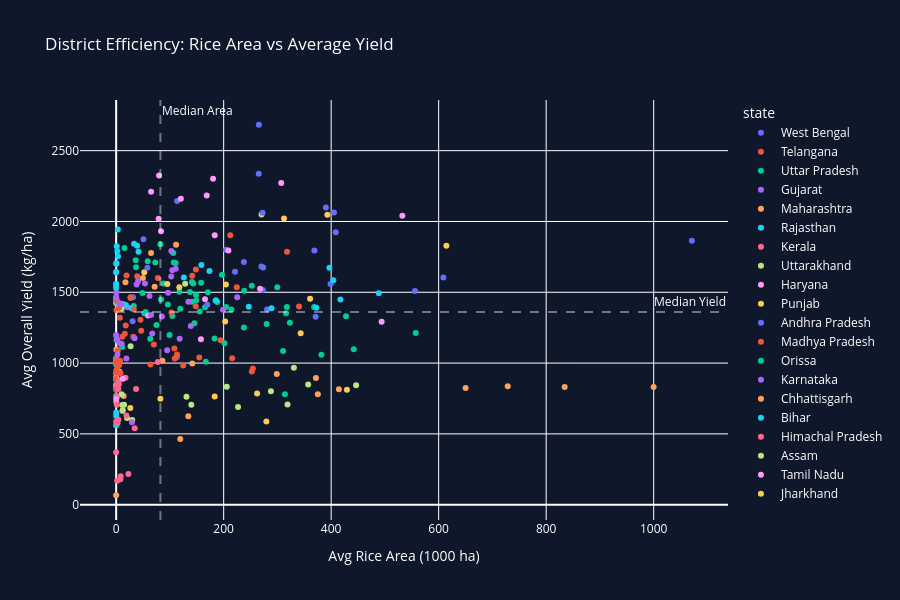

Source (notebook cell):
### Code cell
fig3 = px.scatter(
    district_summary.dropna(subset=['avg_yield','rice_area']),
    x='rice_area',
    y='avg_yield',
    color='state',
    hover_name='district',
    hover_data={'state': True, 'avg_yield': True, 'avg_rice_yield': True},
    title='District Efficiency: Rice Area vs Average Yield',
    labels={
        'rice_area': 'Avg Rice Area (1000 ha)',
        'avg_yield': 'Avg Overall Yield (kg/ha)',
    },
)

# Add median lines to create 4 quadrants
med_area  = district_summary['rice_area'].median()
med_yield = district_summary['avg_yield'].median()

fig3.add_hline(
    y=med_yield, line_dash='dash', line_color='white',
    opacity=0.4, annotation_text='Median Yield',
    annotation_font_color='white'
)
fig3.add_vline(
    x=med_area, line_dash='dash', line_color='white',
    opacity=0.4, annotation_text='Median Area',
    annotation_font_color='white'
)
fig3.update_layout(
    plot_bgcolor='#0F172A',
    paper_bgcolor='#0F172A',
    font_color='white',
    height=600,
)
fig3.show()
fig3.write_html("chart_scatter_efficiency.html")
print("Scatter chart saved!")

### Figure 1 — Plotly figure (JSON) as saved in the notebook; plotly's stock layout.template omitted (floating-point values rounded to 4 significant figures)
{"data": [{"customdata": [["West Bengal", 2697], ["West Bengal", 2780.0], ["West Bengal", 3291.0], ["West Bengal", 3219.0], ["West Bengal", 2654.0], ["West Bengal", 2248.0], ["West Bengal", 3088.0], ["West Bengal", 2508.0], ["West Bengal", 2387.0], ["West Bengal", 3355.0], ["West Bengal", 2782.0], ["West Bengal", 3241.0], ["West Bengal", 3196.0], ["West Bengal", 2299.0], ["West Bengal", 2746.0]], "hovertemplate": "<b>%{hovertext}</b><br><br>state=%{customdata[0]}<br>Avg Rice Area (1000 ha)=%{x}<br>Avg Overall Yield (kg/ha)=%{y}<br>avg_rice_yield=%{customdata[1]}<extra></extra>", "hovertext": ["24 Parganas", "Bankura", "Birbhum", "Burdwan", "Cooch Behar", "Darjeeling", "Hooghly", "Howrah", "Jalpaiguri", "Malda", "Midnapur", "Murshidabad", "Nadia", "Purulia", "West Dinajpur"], "legendgroup": "West Bengal", "marker": {"color": "#636efa", "symbol": "circle"}, "mode": "markers", "name": "West Bengal", "orientation": "v", "showlegend": true, "type": "scatter", "x": [608.8, 371.1, 398.9, 556, 272.9, 30.6, 273.4, 113, 221.1, 204.1, 1071, 368.8, 237.6, 280.9, 408.6], "xaxis": "x", "y": [1604.0, 1328.0, 1558, 1510.0, 1517.0, 1296.0, 1675.0, 1043.0, 1644.0, 1800.0, 1864.0, 1796.0, 1714.0, 1379, 1924.0], "yaxis": "y"}, {"customdata": [["Telangana", 2737.0], ["Telangana", 2654.0], ["Telangana", 3538.0], ["Telangana", 3205], ["Telangana", 2566.0], ["Telangana", 3378.0], ["Telangana", 3210], ["Telangana", 3598.0], ["Telangana", 3167.0]], "hovertemplate": "<b>%{hovertext}</b><br><br>state=%{customdata[0]}<br>Avg Rice Area (1000 ha)=%{x}<br>Avg Overall Yield (kg/ha)=%{y}<br>avg_rice_yield=%{customdata[1]}<extra></extra>", "hovertext": ["Adilabad", "Hyderabad", "Karimnagar", "Khammam", "Mahabubnagar", "Medak", "Nalgonda", "Nizamabad", "Warangal"], "legendgroup": "Telangana", "marker": {"color": "#EF553B", "symbol": "circle"}, "mode": "markers", "name": "Telangana", "orientation": "v", "showlegend": true, "type": "scatter", "x": [77.6, 39.2, 317.9, 148.3, 148, 141.5, 340.3, 212.3, 224.4], "xaxis": "x", "y": [1600, 1613.0, 1786.0, 1661.0, 1401.0, 1616, 1400.0, 1902.0, 1535.0], "yaxis": "y"}, {"customdata": [["Uttar Pradesh", 2542.0], ["Uttar Pradesh", 2346.0], ["Uttar Pradesh", 2378.0], ["Uttar Pradesh", 2107.0], ["Uttar Pradesh", 2261.0], ["Uttar Pradesh", 2172], ["Uttar Pradesh", 1662.0], ["Uttar Pradesh", 2792.0], ["Uttar Pradesh", 2214], ["Uttar Pradesh", 2303.0], ["Uttar Pradesh", 2515.0], ["Uttar Pradesh", 2097.0], ["Uttar Pradesh", 2685.0], ["Uttar Pradesh", 2065.0], ["Uttar Pradesh", 2221.0], ["Uttar Pradesh", 2884.0], ["Uttar Pradesh", 2517.0], ["Uttar Pradesh", 2692.0], ["Uttar Pradesh", 2345.0], ["Uttar Pradesh", 2217.0], ["Uttar Pradesh", 2176.0], ["Uttar Pradesh", 2293.0], ["Uttar Pradesh", 1697.0], ["Uttar Pradesh", 2330], ["Uttar Pradesh", 1629.0], ["Uttar Pradesh", 2222.0], ["Uttar Pradesh", 1621.0], ["Uttar Pradesh", 2715.0], ["Uttar Pradesh", 2790.0], ["Uttar Pradesh", 2206.0], ["Uttar Pradesh", 2663.0], ["Uttar Pradesh", 2215.0], ["Uttar Pradesh", 2738.0], ["Uttar Pradesh", 2264.0], ["Uttar Pradesh", 2290.0], ["Uttar Pradesh", 2616.0], ["Uttar Pradesh", 2968.0], ["Uttar Pradesh", 2203.0], ["Uttar Pradesh", 2283.0], ["Uttar Pradesh", 2314], ["Uttar Pradesh", 2416.0], ["Uttar Pradesh", 2974.0], ["Uttar Pradesh", 2321.0], ["Uttar Pradesh", 2259], ["Uttar Pradesh", 1886.0], ["Uttar Pradesh", 2704.0]], "hovertemplate": "<b>%{hovertext}</b><br><br>state=%{customdata[0]}<br>Avg Rice Area (1000 ha)=%{x}<br>Avg Overall Yield (kg/ha)=%{y}<br>avg_rice_yield=%{customdata[1]}<extra></extra>", "hovertext": ["Agra", "Aligarh", "Allahabad", "Azamgarh", "Bahraich", "Ballia", "Banda", "Barabanki", "Bareilly", "Basti", "Bijnor", "Budaun", "Buland Shahar", "Deoria", "Etah", "Etawah", "Faizabad", "Farrukhabad", "Fatehpur", "Ghazipur", "Gonda", "Gorakhpur", "Hamirpur", "Hardoi", "Jalaun", "Jaunpur", "Jhansi", "Kanpur", "Kheri", "Lucknow", "Mainpuri", "Mathura", "Meerut", "Mirzpur", "Moradabad", "Muzaffarnagar", "Pilibhit", "Pratapgarh", "Rae-Bareily", "Rampur", "Saharanpur", "Shahjahanpur", "Sitapur", "Sultanpur", "Unnao", "Varanasi"], "legendgroup": "Uttar Pradesh", "marker": {"color": "#00cc96", "symbol": "circle"}, "mode": "markers", "name": "Uttar Pradesh", "orientation": "v", "showlegend": true, "type": "scatter", "x": [15.5, 110.7, 204.6, 299.7, 238.3, 117.6, 63.5, 184.9, 158.2, 368.3, 52.7, 88.4, 107.2, 252.3, 36.4, 106.3, 214.4, 37.1, 83.6, 148.5, 237.6, 317.7, 0.1, 143.3, 0.7, 148.9, 11, 72.8, 170.8, 54.9, 82.3, 49, 58.7, 119.3, 141, 32.8, 140.9, 104.7, 145.5, 137.4, 75, 197, 165.3, 155.6, 96.2, 188.1], "xaxis": "x", "y": [1813.0, 1706.0, 1396.0, 1535.0, 1510.0, 1504, 1172, 1442, 1568.0, 1396.0, 1349.0, 1562.0, 1711.0, 1547.0, 1726.0, 1777.0, 1379.0, 1678.0, 1450.0, 1480.0, 1252, 1397.0, 1194.0, 1561.0, 1163.0, 1442.0, 1113.0, 1710.0, 1500.0, 1360, 1840, 1494.0, 1719.0, 1384.0, 1573.0, 1402.0, 1432.0, 1332.0, 1280.0, 1502.0, 1270.0, 1624.0, 1394.0, 1365.0, 1414.0, 1431.0], "yaxis": "y"}, {"customdata": [["Gujarat", 2508.0], ["Gujarat", 0], ["Gujarat", 225], ["Gujarat", 1216], ["Gujarat", 0], ["Gujarat", 2170], ["Gujarat", 0], ["Gujarat", 0], ["Gujarat", 2597.0], ["Gujarat", 0], ["Gujarat", 2174.0], ["Gujarat", 1101.0], ["Gujarat", 0], ["Gujarat", 2545.0], ["Gujarat", 2440], ["Gujarat", 1706.0], ["Gujarat", 1587.0], ["Gujarat", 2486.0]], "hovertemplate": "<b>%{hovertext}</b><br><br>state=%{customdata[0]}<br>Avg Rice Area (1000 ha)=%{x}<br>Avg Overall Yield (kg/ha)=%{y}<br>avg_rice_yield=%{customdata[1]}<extra></extra>", "hovertext": ["Ahmedabad", "Amreli", "Banaskantha", "Bharuch", "Bhavnagar", "Dangs", "Jamnagar", "Junagadh", "Kheda", "Kutch", "Mehsana", "Panchmahal", "Rajkot", "Sabarkantha", "Surat", "Surendranagar", "Vadodara / Baroda", "Valsad"], "legendgroup": "Gujarat", "marker": {"color": "#ab63fa", "symbol": "circle"}, "mode": "markers", "name": "Gujarat", "orientation": "v", "showlegend": true, "type": "scatter", "x": [138.9, 0, 0, 20.6, 0, 19.1, 0, 0, 225.2, 0, 10.3, 118.1, 0, 5.7, 104.5, 0.4, 41, 134.5], "xaxis": "x", "y": [1263.0, 1199.0, 1017.0, 1395, 1456.0, 1032.0, 1457.0, 1640, 1464.0, 1033.0, 1136.0, 1172.0, 1541.0, 1141.0, 1655.0, 1498.0, 1579, 1433.0], "yaxis": "y"}, {"customdata": [["Maharashtra", 1588.0], ["Maharashtra", 0], ["Maharashtra", 338], ["Maharashtra", 95.4], ["Maharashtra", 402.3], ["Maharashtra", 1740.0], ["Maharashtra", 0], ["Maharashtra", 80], ["Maharashtra", 1224.0], ["Maharashtra", 1000.0], ["Maharashtra", 0], ["Maharashtra", 3029.0], ["Maharashtra", 1521.0], ["Maharashtra", 843.5], ["Maharashtra", 1620.0], ["Maharashtra", 269.2], ["Maharashtra", 125.7], ["Maharashtra", 2006.0], ["Maharashtra", 2810.0], ["Maharashtra", 3029.0], ["Maharashtra", 2114], ["Maharashtra", 1672.0], ["Maharashtra", 166.3], ["Maharashtra", 2368.0], ["Maharashtra", 0], ["Maharashtra", 0]], "hovertemplate": "<b>%{hovertext}</b><br><br>state=%{customdata[0]}<br>Avg Rice Area (1000 ha)=%{x}<br>Avg Overall Yield (kg/ha)=%{y}<br>avg_rice_yield=%{customdata[1]}<extra></extra>", "hovertext": ["Ahmednagar", "Akola", "Amarawati", "Aurangabad", "Beed", "Bhandara", "Bombay", "Buldhana", "Chandrapur", "Dhule", "Jalgaon", "Kolhapur", "Nagpur", "Nanded", "Nasik", "Osmanabad", "Parbhani", "Pune", "Raigad", "Ratnagiri", "Sangli", "Satara", "Solapur", "Thane", "Wardha", "Yeotmal"], "legendgroup": "Maharashtra", "marker": {"color": "#FFA15A", "symbol": "circle"}, "mode": "markers", "name": "Maharashtra", "orientation": "v", "showlegend": true, "type": "scatter", "x": [12.3, 0, 6.3, 1.3, 0.3, 371.6, 0, 0, 298.8, 27, 0, 111.5, 86.1, 0.7, 71.6, 13.9, 0.2, 64.9, 119.3, 141.6, 17.3, 49.8, 0.4, 134.3, 0, 0], "xaxis": "x", "y": [1417.0, 826.9, 939.4, 953.4, 724.6, 895, 66.7, 1022.0, 923.1, 1461.0, 1422.0, 1835.0, 1016.0, 880.3, 1539.0, 768.3, 834.6, 1778.0, 463.4, 997.5, 1572.0, 1601.0, 1096.0, 624.1, 930.4, 900.5], "yaxis": "y"}, {"customdata": [["Rajasthan", 1524.0], ["Rajasthan", 2201.0], ["Rajasthan", 847.7], ["Rajasthan", 0], ["Rajasthan", 2196.0], ["Rajasthan", 2205.0], ["Rajasthan", 1550], ["Rajasthan", 2479], ["Rajasthan", 2046.0], ["Rajasthan", 0], ["Rajasthan", 976.9], ["Rajasthan", 3231], ["Rajasthan", 0], ["Rajasthan", 0], ["Rajasthan", 0], ["Rajasthan", 2211.0], ["Rajasthan", 0], ["Rajasthan", 0], ["Rajasthan", 2651.0], ["Rajasthan", 0], ["Rajasthan", 0], ["Rajasthan", 0], ["Rajasthan", 700], ["Rajasthan", 1683.0], ["Rajasthan", 1300], ["Rajasthan", 1163.0]], "hovertemplate": "<b>%{hovertext}</b><br><br>state=%{customdata[0]}<br>Avg Rice Area (1000 ha)=%{x}<br>Avg Overall Yield (kg/ha)=%{y}<br>avg_rice_yield=%{customdata[1]}<extra></extra>", "hovertext": ["Ajmer", "Alwar", "Banswara", "Barmer", "Bharatpur", "Bhilwara", "Bikaner", "Bundi", "Chittorgarh", "Churu", "Dungarpur", "Ganganagar", "Jaipur", "Jaisalmer", "Jalore", "Jhalawar", "Jhunjhunu", "Jodhpur", "Kota", "Nagaur", "Pali", "Sikar", "Sirohi", "Swami Madhopur", "Tonk", "Udaipur"], "legendgroup": "Rajasthan", "marker": {"color": "#19d3f3", "symbol": "circle"}, "mode": "markers", "name": "Rajasthan", "orientation": "v", "showlegend": true, "type": "scatter", "x": [0, 0.3, 28.8, 0, 2.2, 0.5, 0, 39, 1.1, 0, 18.1, 41.6, 0, 0, 0, 3.5, 0, 0, 33.4, 0, 0, 0, 0, 3.1, 0, 5.3], "xaxis": "x", "y": [1433.0, 1708.0, 1387.0, 651.2, 1791.0, 1702.0, 1032.0, 1829.0, 1825.0, 628.6, 1410.0, 1786.0, 1643.0, 558.4, 766.9, 1755.0, 992.6, 1006.0, 1842.0, 832.2, 843.3, 1560.0, 845.2, 1943.0, 1532.0, 1414.0], "yaxis": "y"}, {"customdata": [["Kerala", 2947], ["Kerala", 2241.0], ["Kerala", 2354.0], ["Kerala", 2779.0], ["Kerala", 2937], ["Kerala", 2316.0], ["Kerala", 2684.0], ["Kerala", 2676], ["Kerala", 2544.0], ["Kerala", 3057.0]], "hovertemplate": "<b>%{hovertext}</b><br><br>state=%{customdata[0]}<br>Avg Rice Area (1000 ha)=%{x}<br>Avg Overall Yield (kg/ha)=%{y}<br>avg_rice_yield=%{customdata[1]}<extra></extra>", "hovertext": ["Alappuzha", "Eranakulam", "Kannur", "Kollam", "Kottayam", "Kozhikode", "Malappuram", "Palakkad", "Thiruvananthapuram", "Thrissur"], "legendgroup": "Kerala", "marker": {"color": "#FF6692", "symbol": "circle"}, "mode": "markers", "name": "Kerala", "orientation": "v", "showlegend": true, "type": "scatter", "x": [34.5, 5.1, 11.4, 4.2, 17.4, 8.4, 7.9, 77.5, 1.9, 22.7], "xaxis": "x", "y": [540.7, 851.1, 662.1, 599.9, 896.2, 201, 178.9, 1008.0, 169.6, 216.5], "yaxis": "y"}, {"customdata": [["Uttarakhand", 1300.0], ["Uttarakhand", 1342.0], ["Uttarakhand", 2071.0], ["Uttarakhand", 1320], ["Uttarakhand", 3300.0], ["Uttarakhand", 1326.0], ["Uttarakhand", 1696], ["Uttarakhand", 1738.0]], "hovertemplate": "<b>%{hovertext}</b><br><br>state=%{customdata[0]}<br>Avg Rice Area (1000 ha)=%{x}<br>Avg Overall Yield (kg/ha)=%{y}<br>avg_rice_yield=%{customdata[1]}<extra></extra>", "hovertext": ["Almorah", "Chamoli", "Dehradun", "Garhwal", "Nainital", "Pithorgarh", "Tehri Garhwal", "Uttar Kashi"], "legendgroup": "Uttarakhand", "marker": {"color": "#B6E880", "symbol": "circle"}, "mode": "markers", "name": "Uttarakhand", "orientation": "v", "showlegend": true, "type": "scatter", "x": [29.9, 20.2, 9.8, 12.4, 128.4, 26.8, 11.3, 10], "xaxis": "x", "y": [597.8, 612.2, 1383.0, 666.3, 1560.0, 1119.0, 704.1, 780.1], "yaxis": "y"}, {"customdata": [["Haryana", 3821.0], ["Haryana", 2644.0], ["Haryana", 3464.0], ["Haryana", 2767], ["Haryana", 3409.0], ["Haryana", 2230.0], ["Haryana", 2419.0]], "hovertemplate": "<b>%{hovertext}</b><br><br>state=%{customdata[0]}<br>Avg Rice Area (1000 ha)=%{x}<br>Avg Overall Yield (kg/ha)=%{y}<br>avg_rice_yield=%{customdata[1]}<extra></extra>", "hovertext": ["Ambala", "Gurgaon", "Hissar", "Jind", "Karnal", "Mahendragarh / Narnaul", "Rohtak"], "legendgroup": "Haryana", "marker": {"color": "#FF97FF", "symbol": "circle"}, "mode": "markers", "name": "Haryana", "orientation": "v", "showlegend": true, "type": "scatter", "x": [165.3, 59.5, 267.7, 157.7, 493.9, 8.8, 183.4], "xaxis": "x", "y": [1452.0, 1336.0, 1525.0, 1168.0, 1291, 1409.0, 1902.0], "yaxis": "y"}, {"customdata": [["Punjab", 3212.0], ["Punjab", 4351.0], ["Punjab", 4074.0], ["Punjab", 3017.0], ["Punjab", 3791.0], ["Punjab", 3938], ["Punjab", 4013.0], ["Punjab", 4580.0], ["Punjab", 4156.0], ["Punjab", 3902.0], ["Punjab", 4810.0]], "hovertemplate": "<b>%{hovertext}</b><br><br>state=%{customdata[0]}<br>Avg Rice Area (1000 ha)=%{x}<br>Avg Overall Yield (kg/ha)=%{y}<br>avg_rice_yield=%{customdata[1]}<extra></extra>", "hovertext": ["Amritsar", "Bhatinda", "Ferozpur", "Gurdaspur", "Hoshiarpur", "Jalandhar", "Kapurthala", "Ludhiana", "Patiala", "Roopnagar / Ropar", "Sangrur"], "legendgroup": "Punjab", "marker": {"color": "#FECB52", "symbol": "circle"}, "mode": "markers", "name": "Punjab", "orientation": "v", "showlegend": true, "type": "scatter", "x": [360.8, 343.3, 614.3, 202.8, 95.2, 204.2, 117.6, 270.5, 312.3, 52.3, 392.9], "xaxis": "x", "y": [1454.0, 1210.0, 1828.0, 1294.0, 1558.0, 1555, 1535.0, 2049.0, 2022.0, 1642.0, 2047.0], "yaxis": "y"}, {"customdata": [["Andhra Pradesh", 2642.0], ["Andhra Pradesh", 3572], ["Andhra Pradesh", 3862.0], ["Andhra Pradesh", 3729.0], ["Andhra Pradesh", 3070.0], ["Andhra Pradesh", 3605.0], ["Andhra Pradesh", 3660.0], ["Andhra Pradesh", 4241.0], ["Andhra Pradesh", 2450], ["Andhra Pradesh", 2293.0], ["Andhra Pradesh", 3900.0]], "hovertemplate": "<b>%{hovertext}</b><br><br>state=%{customdata[0]}<br>Avg Rice Area (1000 ha)=%{x}<br>Avg Overall Yield (kg/ha)=%{y}<br>avg_rice_yield=%{customdata[1]}<extra></extra>", "hovertext": ["Ananthapur", "Chittoor", "East Godavari", "Guntur", "Kadapa Ysr", "Krishna", "Kurnool", "S.P.S. Nellore", "Srikakulam", "Visakhapatnam", "West Godavari"], "legendgroup": "Andhra Pradesh", "marker": {"color": "#636efa", "symbol": "circle"}, "mode": "markers", "name": "Andhra Pradesh", "orientation": "v", "showlegend": true, "type": "scatter", "x": [31.4, 58.1, 390.2, 265.6, 50.8, 272.4, 113.3, 265.2, 270.3, 169.7, 405.3], "xaxis": "x", "y": [1465.0, 1673.0, 2099.0, 2683, 1874.0, 2062.0, 2144.0, 2337.0, 1682.0, 1411.0, 2064.0], "yaxis": "y"}, {"customdata": [["Madhya Pradesh", 1893], ["Madhya Pradesh", 1948.0], ["Madhya Pradesh", 3289.0], ["Madhya Pradesh", 727.7], ["Madhya Pradesh", 1787.0], ["Madhya Pradesh", 1373], ["Madhya Pradesh", 1562.0], ["Madhya Pradesh", 425.5], ["Madhya Pradesh", 574], ["Madhya Pradesh", 1393.0], ["Madhya Pradesh", 2396.0], ["Madhya Pradesh", 2173.0], ["Madhya Pradesh", 453.3], ["Madhya Pradesh", 1946.0], ["Madhya Pradesh", 1032.0], ["Madhya Pradesh", 803.8], ["Madhya Pradesh", 904.5], ["Madhya Pradesh", 1859], ["Madhya Pradesh", 490], ["Madhya Pradesh", 2941.0], ["Madhya Pradesh", 2569.0], ["Madhya Pradesh", 1564.0], ["Madhya Pradesh", 2005.0], ["Madhya Pradesh", 1195.0], ["Madhya Pradesh", 372.3], ["Madhya Pradesh", 2500], ["Madhya Pradesh", 782.7], ["Madhya Pradesh", 2452], ["Madhya Pradesh", 3145.0], ["Madhya Pradesh", 2132.0], ["Madhya Pradesh", 1834.0], ["Madhya Pradesh", 260], ["Madhya Pradesh", 2030.0], ["Madhya Pradesh", 1782.0], ["Madhya Pradesh", 446.6], ["Madhya Pradesh", 380], ["Madhya Pradesh", 1265.0]], "hovertemplate": "<b>%{hovertext}</b><br><br>state=%{customdata[0]}<br>Avg Rice Area (1000 ha)=%{x}<br>Avg Overall Yield (kg/ha)=%{y}<br>avg_rice_yield=%{customdata[1]}<extra></extra>", "hovertext": ["Balaghat", "Betul", "Bhind", "Chhatarpur", "Chhindwara", "Damoh", "Datia", "Dewas", "Dhar", "Guna", "Gwalior", "Hoshangabad", "Indore", "Jabalpur", "Jhabua", "Khandwa / East Nimar", "Khargone / West Nimar", "Mandla", "Mandsaur", "Morena", "Narsinghpur", "Panna", "Raisen", "Rajgarh", "Ratlam", "Rewa", "Sagar", "Satna", "Sehore", "Seoni / Shivani", "Shahdol", "Shajapur", "Shivpuri", "Sidhi", "Tikamgarh", "Ujjain", "Vidisha"], "legendgroup": "Madhya Pradesh", "marker": {"color": "#EF553B", "symbol": "circle"}, "mode": "markers", "name": "Madhya Pradesh", "orientation": "v", "showlegend": true, "type": "scatter", "x": [252.4, 46.6, 5.4, 7.5, 26.8, 70.1, 17.9, 0.2, 0.5, 2.9, 45.3, 102.9, 0.1, 194.4, 16.1, 6.8, 1.9, 215.8, 0.2, 19.3, 32.9, 63.8, 109.1, 0.9, 0.5, 124.8, 5.6, 108.4, 31.9, 154.7, 254.3, 0, 11.6, 113.2, 8.2, 0, 4.4], "xaxis": "x", "y": [940.8, 1228.0, 1391.0, 1017.0, 1465, 1131.0, 1266.0, 1028.0, 1374.0, 1086.0, 1305.0, 1357.0, 885.1, 1161.0, 1207.0, 1321.0, 1438.0, 1034.0, 1000.0, 1618.0, 1378.0, 989.7, 1032.0, 931.6, 950.2, 983.5, 988.8, 1104.0, 1187.0, 1040, 961.1, 884.8, 1185.0, 1060, 928.2, 812.1, 981.5], "yaxis": "y"}, {"customdata": [["Orissa", 2076.0], ["Orissa", 2416], ["Orissa", 1954.0], ["Orissa", 2083.0], ["Orissa", 1849.0], ["Orissa", 1890.0], ["Orissa", 1864.0], ["Orissa", 2164.0], ["Orissa", 1786.0], ["Orissa", 1806.0], ["Orissa", 1775.0], ["Orissa", 1928.0], ["Orissa", 1823.0]], "hovertemplate": "<b>%{hovertext}</b><br><br>state=%{customdata[0]}<br>Avg Rice Area (1000 ha)=%{x}<br>Avg Overall Yield (kg/ha)=%{y}<br>avg_rice_yield=%{customdata[1]}<extra></extra>", "hovertext": ["Balasore", "Bolangir", "Cuttack", "Dhenkanal", "Ganjam", "Kalahandi", "Keonjhar", "Koraput", "Mayurbhanja", "Phulbani ( Kandhamal )", "Puri", "Sambalpur", "Sundargarh"], "legendgroup": "Orissa", "marker": {"color": "#00cc96", "symbol": "circle"}, "mode": "markers", "name": "Orissa", "orientation": "v", "showlegend": true, "type": "scatter", "x": [381.8, 323.2, 442, 166.8, 280, 316.1, 183.1, 427.7, 314, 99.3, 310.5, 557.3, 201.6], "xaxis": "x", "y": [1060.0, 1285.0, 1098.0, 1009.0, 1277.0, 1352, 1173.0, 1331, 779.9, 1198.0, 1085.0, 1212.0, 1140.0], "yaxis": "y"}, {"customdata": [["Karnataka", 2547.0], ["Karnataka", 1983.0], ["Karnataka", 3713.0], ["Karnataka", 1286.0], ["Karnataka", 2898.0], ["Karnataka", 2564.0], ["Karnataka", 3570.0], ["Karnataka", 2733.0], ["Karnataka", 1545.0], ["Karnataka", 2620], ["Karnataka", 2824.0], ["Karnataka", 2636.0], ["Karnataka", 2534.0], ["Karnataka", 3284], ["Karnataka", 3232.0], ["Karnataka", 3309], ["Karnataka", 2661], ["Karnataka", 2713.0], ["Karnataka", 2052]], "hovertemplate": "<b>%{hovertext}</b><br><br>state=%{customdata[0]}<br>Avg Rice Area (1000 ha)=%{x}<br>Avg Overall Yield (kg/ha)=%{y}<br>avg_rice_yield=%{customdata[1]}<extra></extra>", "hovertext": ["Bangalore", "Belgaum", "Bellary", "Bidar", "Bijapur / Vijayapura", "Chickmagalur", "Chitradurga", "Dakshina Kannada", "Dharwad", "Gulbarga / Kalaburagi", "Hassan", "Kodagu / Coorg", "Kolar", "Mandya", "Mysore", "Raichur", "Shimoge", "Tumkur", "Uttara Kannada"], "legendgroup": "Karnataka", "marker": {"color": "#ab63fa", "symbol": "circle"}, "mode": "markers", "name": "Karnataka", "orientation": "v", "showlegend": true, "type": "scatter", "x": [6.2, 62, 102.4, 1.7, 0.1, 34.3, 102.6, 94.9, 65.1, 85.2, 38.1, 29.3, 2.3, 53.6, 96.6, 198.9, 110.9, 9.7, 67.1], "xaxis": "x", "y": [1423.0, 1473.0, 1612.0, 1167.0, 1466.0, 1175.0, 1791.0, 1090, 1339, 1328.0, 1554.0, 582.2, 1059.0, 1562.0, 1496.0, 1377.0, 1666.0, 1415.0, 1209.0], "yaxis": "y"}, {"customdata": [["Chhattisgarh", 1663.0], ["Chhattisgarh", 2130.0], ["Chhattisgarh", 1529.0], ["Chhattisgarh", 1465.0], ["Chhattisgarh", 1843.0], ["Chhattisgarh", 1564.0]], "hovertemplate": "<b>%{hovertext}</b><br><br>state=%{customdata[0]}<br>Avg Rice Area (1000 ha)=%{x}<br>Avg Overall Yield (kg/ha)=%{y}<br>avg_rice_yield=%{customdata[1]}<extra></extra>", "hovertext": ["Bastar", "Bilaspur", "Durg", "Raigarh", "Raipur", "Surguja"], "legendgroup": "Chhattisgarh", "marker": {"color": "#FFA15A", "symbol": "circle"}, "mode": "markers", "name": "Chhattisgarh", "orientation": "v", "showlegend": true, "type": "scatter", "x": [650.1, 728.5, 834.4, 414.4, 999.9, 375.2], "xaxis": "x", "y": [824.1, 836.3, 830.4, 816, 831, 780], "yaxis": "y"}, {"customdata": [["Bihar", 3168.0], ["Bihar", 1731.0], ["Bihar", 1557.0], ["Bihar", 3244.0], ["Bihar", 2493.0], ["Bihar", 1453.0], ["Bihar", 2814.0], ["Bihar", 2207.0], ["Bihar", 1774.0], ["Bihar", 1706.0], ["Bihar", 3379]], "hovertemplate": "<b>%{hovertext}</b><br><br>state=%{customdata[0]}<br>Avg Rice Area (1000 ha)=%{x}<br>Avg Overall Yield (kg/ha)=%{y}<br>avg_rice_yield=%{customdata[1]}<extra></extra>", "hovertext": ["Bhagalpur", "Champaran", "Darbhanga", "Gaya", "Mungair", "Muzaffarpur", "Patna", "Purnea", "Saharsa", "Saran", "Shahabad (Now Part Of Bhojpur District)"], "legendgroup": "Bihar", "marker": {"color": "#19d3f3", "symbol": "circle"}, "mode": "markers", "name": "Bihar", "orientation": "v", "showlegend": true, "type": "scatter", "x": [125.9, 417.3, 372.5, 396.7, 173.6, 288.9, 158.5, 404.1, 185.8, 246.8, 488.6], "xaxis": "x", "y": [1604.0, 1449.0, 1390.0, 1673.0, 1650.0, 1388.0, 1694.0, 1586.0, 1442.0, 1399.0, 1493.0], "yaxis": "y"}, {"customdata": [["Himachal Pradesh", 2123.0], ["Himachal Pradesh", 1228.0], ["Himachal Pradesh", 1568.0], ["Himachal Pradesh", 1814.0], ["Himachal Pradesh", 1337.0], ["Himachal Pradesh", 0], ["Himachal Pradesh", 1441.0], ["Himachal Pradesh", 935.6], ["Himachal Pradesh", 1207], ["Himachal Pradesh", 2574.0]], "hovertemplate": "<b>%{hovertext}</b><br><br>state=%{customdata[0]}<br>Avg Rice Area (1000 ha)=%{x}<br>Avg Overall Yield (kg/ha)=%{y}<br>avg_rice_yield=%{customdata[1]}<extra></extra>", "hovertext": ["Bilashpur", "Chamba", "Kangra", "Kinnaur", "Kullu", "Lahul & Spiti", "Mandi", "Shimla", "Sirmaur", "Solan"], "legendgroup": "Himachal Pradesh", "marker": {"color": "#FF6692", "symbol": "circle"}, "mode": "markers", "name": "Himachal Pradesh", "orientation": "v", "showlegend": true, "type": "scatter", "x": [1.4, 2.5, 37.1, 0, 1.3, 0, 19, 1.1, 5.4, 3.9], "xaxis": "x", "y": [706.5, 575.9, 817.5, 586.4, 760.2, 370.3, 630.7, 846.1, 883, 817.6], "yaxis": "y"}, {"customdata": [["Assam", 2017.0], ["Assam", 2096.0], ["Assam", 1813.0], ["Assam", 2212.0], ["Assam", 2206.0], ["Assam", 1762], ["Assam", 1792.0], ["Assam", 2336.0], ["Assam", 2180.0], ["Assam", 2126]], "hovertemplate": "<b>%{hovertext}</b><br><br>state=%{customdata[0]}<br>Avg Rice Area (1000 ha)=%{x}<br>Avg Overall Yield (kg/ha)=%{y}<br>avg_rice_yield=%{customdata[1]}<extra></extra>", "hovertext": ["Cachar", "Darrang", "Dibrugarh", "Goalpara", "Kamrup", "Karbi Anglong", "Lakhimpur", "Nagaon", "North Cachar Hil / Dima Hasao", "Sibsagar"], "legendgroup": "Assam", "marker": {"color": "#B6E880", "symbol": "circle"}, "mode": "markers", "name": "Assam", "orientation": "v", "showlegend": true, "type": "scatter", "x": [226.8, 330.7, 139.8, 357.3, 446.4, 130.8, 205.8, 287.9, 14.8, 318.8], "xaxis": "x", "y": [689.2, 967.5, 706.6, 848.1, 843.2, 762.1, 833.2, 800.9, 705.2, 707.5], "yaxis": "y"}, {"customdata": [["Tamil Nadu", 4113.0], ["Tamil Nadu", 3144.0], ["Tamil Nadu", 4343.0], ["Tamil Nadu", 4421.0], ["Tamil Nadu", 4362.0], ["Tamil Nadu", 2251.0], ["Tamil Nadu", 4873.0], ["Tamil Nadu", 4318.0], ["Tamil Nadu", 3547.0], ["Tamil Nadu", 4377.0], ["Tamil Nadu", 4781.0], ["Tamil Nadu", 4679.0]], "hovertemplate": "<b>%{hovertext}</b><br><br>state=%{customdata[0]}<br>Avg Rice Area (1000 ha)=%{x}<br>Avg Overall Yield (kg/ha)=%{y}<br>avg_rice_yield=%{customdata[1]}<extra></extra>", "hovertext": ["Chengalpattu Mgr / Kanchipuram", "Coimbatore", "Kanyakumari", "Madurai", "North Arcot / Vellore", "Ramananthapuram", "Salem", "South Arcot / Cuddalore", "Thanjavur", "The Nilgiris", "Thirunelveli", "Tiruchirapalli / Trichy"], "legendgroup": "Tamil Nadu", "marker": {"color": "#FF97FF", "symbol": "circle"}, "mode": "markers", "name": "Tamil Nadu", "orientation": "v", "showlegend": true, "type": "scatter", "x": [180.3, 79.1, 12.3, 65, 168.5, 208.8, 79.8, 307.1, 532.4, 0.2, 83.5, 120.4], "xaxis": "x", "y": [2302.0, 2019.0, 889.2, 2209, 2184.0, 1795, 2324.0, 2272.0, 2040.0, 747.2, 1932.0, 2160.0], "yaxis": "y"}, {"customdata": [["Jharkhand", 1998.0], ["Jharkhand", 2027], ["Jharkhand", 1516.0], ["Jharkhand", 1850.0], ["Jharkhand", 1839.0], ["Jharkhand", 1724.0]], "hovertemplate": "<b>%{hovertext}</b><br><br>state=%{customdata[0]}<br>Avg Rice Area (1000 ha)=%{x}<br>Avg Overall Yield (kg/ha)=%{y}<br>avg_rice_yield=%{customdata[1]}<extra></extra>", "hovertext": ["Dhanbad", "Hazaribagh", "Palamau", "Ranchi", "Santhal Paragana / Dumka", "Singhbhum"], "legendgroup": "Jharkhand", "marker": {"color": "#FECB52", "symbol": "circle"}, "mode": "markers", "name": "Jharkhand", "orientation": "v", "showlegend": true, "type": "scatter", "x": [26.3, 183.3, 82.3, 429.3, 262.2, 279.5], "xaxis": "x", "y": [683.6, 763.9, 749, 811.2, 785.1, 587], "yaxis": "y"}], "layout": {"annotations": [{"font": {"color": "white"}, "showarrow": false, "text": "Median Yield", "x": 1, "xanchor": "right", "xref": "x domain", "y": 1360, "yanchor": "bottom", "yref": "y"}, {"font": {"color": "white"}, "showarrow": false, "text": "Median Area", "x": 82.3, "xanchor": "left", "xref": "x", "y": 1, "yanchor": "top", "yref": "y domain"}], "font": {"color": "white"}, "height": 600, "legend": {"title": {"text": "state"}, "tracegroupgap": 0}, "paper_bgcolor": "#0F172A", "plot_bgcolor": "#0F172A", "shapes": [{"line": {"color": "white", "dash": "dash"}, "opacity": 0.4, "type": "line", "x0": 0, "x1": 1, "xref": "x domain", "y0": 1360, "y1": 1360, "yref": "y"}, {"line": {"color": "white", "dash": "dash"}, "opacity": 0.4, "type": "line", "x0": 82.3, "x1": 82.3, "xref": "x", "y0": 0, "y1": 1, "yref": "y domain"}], "title": {"text": "District Efficiency: Rice Area vs Average Yield"}, "xaxis": {"anchor": "y", "domain": [0, 1], "title": {"text": "Avg Rice Area (1000 ha)"}}, "yaxis": {"anchor": "x", "domain": [0, 1], "title": {"text": "Avg Overall Yield (kg/ha)"}}}}
